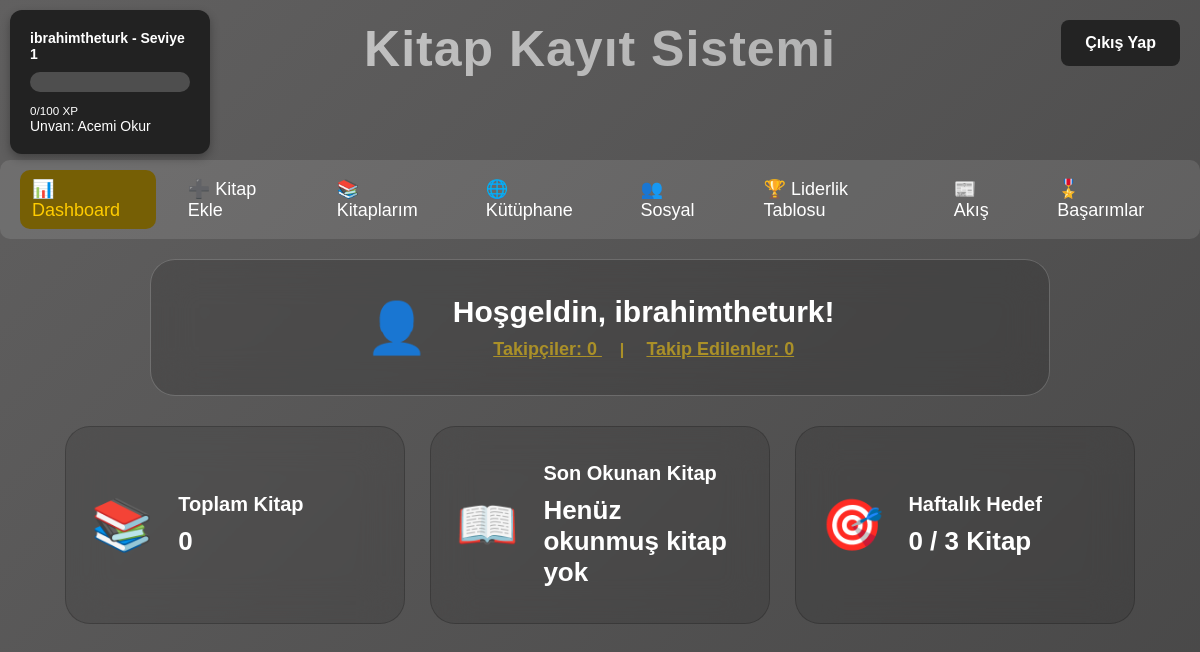
The page /dashboard (signed in) on the database as committed earlier.
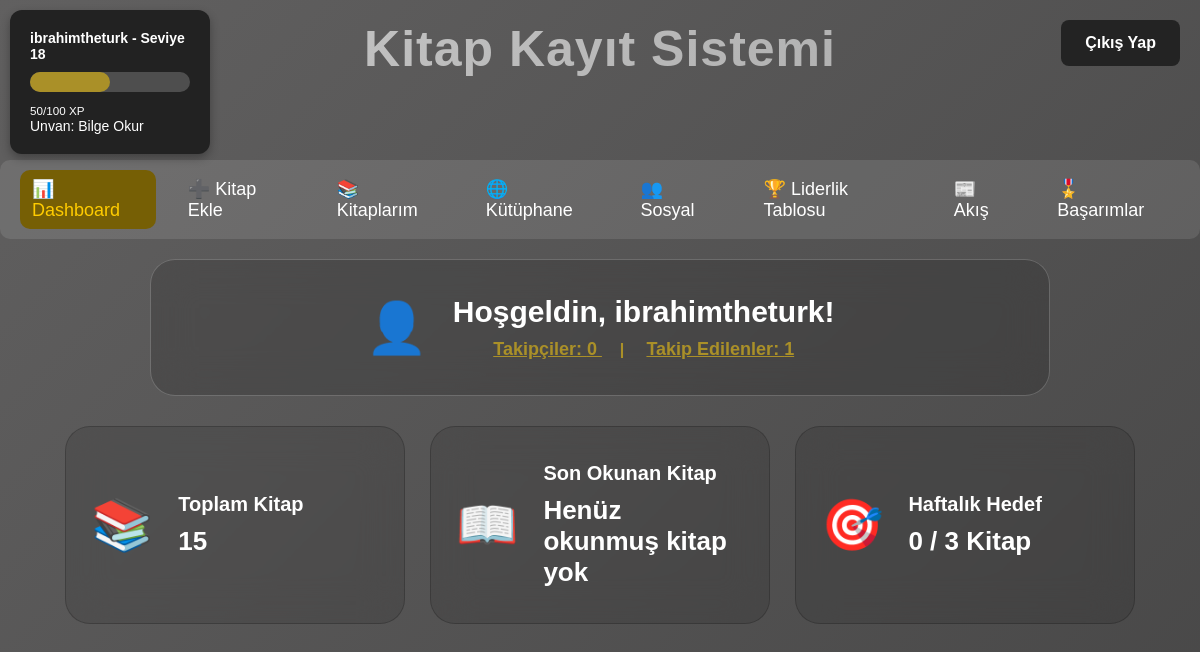
The same page on the database as committed later.
### tables this page shows
CREATE TABLE users (
            id INTEGER PRIMARY KEY AUTOINCREMENT,
            username TEXT UNIQUE NOT NULL,
            password TEXT NOT NULL,
            email TEXT,
            xp INTEGER DEFAULT 0,
            level INTEGER DEFAULT 1,
            created_at TEXT DEFAULT CURRENT_TIMESTAMP
        );

### app.py (the view)
@app.route("/dashboard")
def dashboard():
    if "user_id" not in session:
        flash("⚠️ Lütfen giriş yapın!", "error")
        return redirect(url_for("index"))
    user_id = session["user_id"]
    user_box = get_user_box_data(user_id)
    conn = get_connection()
    cursor = conn.cursor()
    cursor.execute("SELECT COUNT(*) FROM books WHERE user_id=?", (user_id,))
    total_books = cursor.fetchone()[0]
    cursor.execute(
        "SELECT title FROM books WHERE user_id=? AND read_date IS NOT NULL ORDER BY read_date DESC LIMIT 1",
        (user_id,)
    )
    last_book_row = cursor.fetchone()
    last_read_book = last_book_row[0] if last_book_row else "Henüz okunmuş kitap yok"
    one_week_ago = (datetime.now() - timedelta(days=7)).strftime("%Y-%m-%d")
    cursor.execute(
        "SELECT COUNT(*) FROM books WHERE user_id=? AND read_date>=?",
        (user_id, one_week_ago)
    )
    weekly_completed = cursor.fetchone()[0]
    weekly_goal = f"{weekly_completed} / 3 Kitap"
    cursor.execute("SELECT COUNT(*) FROM follows WHERE following_id=?", (user_id,))
    followers_count = cursor.fetchone()[0]
    cursor.execute("SELECT COUNT(*) FROM follows WHERE follower_id=?", (user_id,))
    following_count = cursor.fetchone()[0]
    conn.close()
    return render_template(
        "dashboard.html",
        user_box=user_box,
        username=user_box['username'],  # Kullanıcı adını template’e gönderiyoruz
        total_books=total_books,
        last_read_book=last_read_book,
        weekly_goal=weekly_goal,
        followers_count=followers_count,
        following_count=following_count
    )

### app.py (called while the page is built)
def get_user_box_data(user_id):
    conn = get_connection()
    cursor = conn.cursor()
    cursor.execute("SELECT username, xp, level FROM users WHERE id=?", (user_id,))
    row = cursor.fetchone()
    conn.close()
    if not row:
        return {"username": "Bilinmiyor", "xp": 0, "level": 1, "progress": 0, "user_id": user_id}
    username, xp, level = row
    progress = (xp % 100) / 100 * 100
    return {"username": username, "xp": xp, "level": level, "progress": progress, "user_id": user_id}

### database.py (called while the page is built)
def get_connection():
    return sqlite3.connect(DB_NAME)

### templates/dashboard.html (shortened to what this page needs)
<!DOCTYPE html>
<html lang="tr">
<head>
    <link rel="stylesheet" href="{{ url_for('static', filename='style.css') }}">
</head>
<body>
    <a href="/logout" class="logout-btn">Çıkış Yap</a>
<div class="user-box">
    <div class="level-box">
        <p><strong>{{ user_box.username }} - Seviye {{ user_box.level }}</strong></p>
        <div class="progress-bar">
            <div class="progress" id="progressBar"></div>
        </div>
        <small>{{ user_box.xp % 100 }}/100 XP</small>
        {% set titles = ['Acemi Okur', 'Kitap Kurdu', 'Usta Okur', 'Bilge Okur', 'Efsane Okur'] %}
        {% set title_index = ((user_box.level - 1) // 5) %}
        <p>Unvan: {{ titles[title_index if title_index < titles|length else -1] }}</p>
    </div>
</div>
    <h1 class="page-title">Kitap Kayıt Sistemi</h1>
    <div class="tabs">
        <a href="/dashboard" class="tab-link active">📊 Dashboard</a>
        <a href="/add_book" class="tab-link">➕ Kitap Ekle</a>
        <a href="/my_books" class="tab-link">📚 Kitaplarım</a>
        <a href="/library" class="tab-link">🌐 Kütüphane</a>
        <a href="/social" class="tab-link">👥 Sosyal</a>
        <a href="/leaderboard" class="tab-link">🏆 Liderlik Tablosu</a>
        <a href="/feed" class="tab-link">📰 Akış</a>
        <a href="/achievements" class="tab-link">🎖️ Başarımlar</a>
    </div>
    <div class="dashboard-wrapper">
        <div class="welcome-card">
    <div class="card-icon">👤</div>
    <div class="card-info">
        <h3 style="font-size: 30px;">Hoşgeldin, {{ username }}!</h3>
        <p style="margin-top:10px; font-size:16px; color:#aa9028;">
            <a href="{{ url_for('followers_list', type='followers') }}" style="color:#aa9028; font-size: 18px;">
                Takipçiler: {{ followers_count }}
            </a>&nbsp;&nbsp;&nbsp;&nbsp;|&nbsp;&nbsp;&nbsp;&nbsp;
            <a href="{{ url_for('followers_list', type='following') }}" style="color:#aa9028; font-size:18px;">
                Takip Edilenler: {{ following_count }}
            </a>
        </p>
    </div>
</div>
        <div class="dashboard-container">
            <div class="stat-card">
                <div class="card-icon">📚</div>
                <div class="card-info">
                    <h3>Toplam Kitap</h3>
                    <p id="totalBooks">{{ total_books }}</p>
                </div>
            </div>
            <div class="stat-card">
                <div class="card-icon">📖</div>
                <div class="card-info">
                    <h3>Son Okunan Kitap</h3>
                    <p id="lastReadBook">{{ last_read_book }}</p>
                </div>
            </div>
            <div class="stat-card">
                <div class="card-icon">🎯</div>
                <div class="card-info">
                    <h3>Haftalık Hedef</h3>
                    <p id="weeklyGoal">{{ weekly_goal }}</p>
                </div>
            </div>
        </div>
</body>
</html>
</body>
</html>

Rows that differ between the two databases and show on the page:
changed users "ibrahimtheturk": level "1" → "18"; user_box.xp%100 "0" → "50"
Other text that changed with them:
{{ titles[title_index if title_index < titles|length else -1] }}: "Acemi Okur" → "Bilge Okur"
{{ following_count }}: "0" → "1"
{{ total_books }}: "0" → "15"
